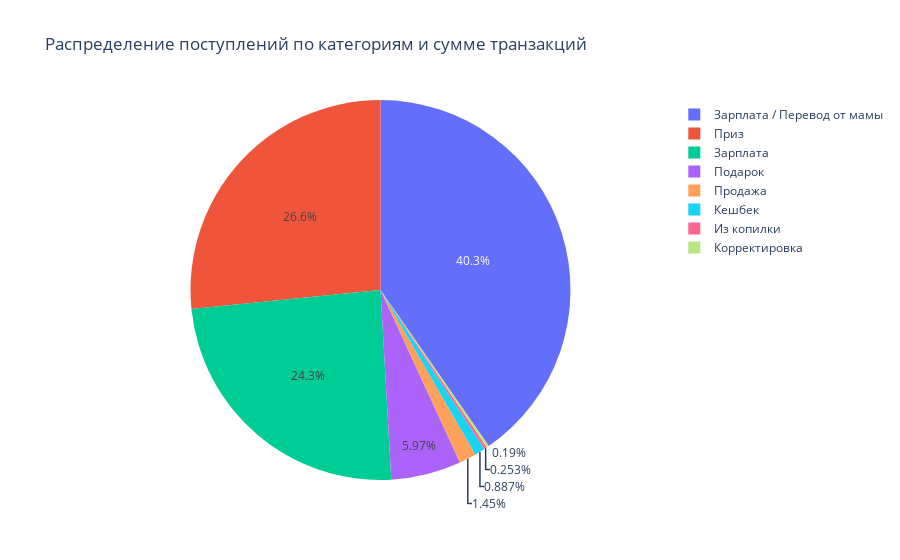

Notebook source saved alongside this figure:
### Markdown cell above
Количественно, наибольшее число переводов я получил от мамы (72 транзакции). После этого идет зарплата (26 транзакций)

### Code cell
plot_data = data.groupby('categoryName', as_index=False) \
                .agg({'income' : 'sum'})

px.pie(data_frame=plot_data, values='income', names='categoryName',
       title = 'Распределение поступлений по категориям и сумме транзакций')

### Figure 1 — Plotly figure (JSON) as saved in the notebook; plotly's stock layout.template omitted (floating-point values rounded to 4 significant figures)
{"data": [{"domain": {"x": [0, 1], "y": [0, 1]}, "hovertemplate": "categoryName=%{label}<br>income=%{value}<extra></extra>", "labels": ["Зарплата", "Зарплата / Перевод от мамы", "Из копилки", "Кешбек", "Корректировка", "Подарок", "Приз", "Продажа"], "legendgroup": "", "name": "", "showlegend": true, "type": "pie", "values": [182800.0, 303400.0, 1900, 6673.0, 1432, 44860, 200000, 10900]}], "layout": {"legend": {"tracegroupgap": 0}, "title": {"text": "Распределение поступлений по категориям и сумме транзакций"}}}
